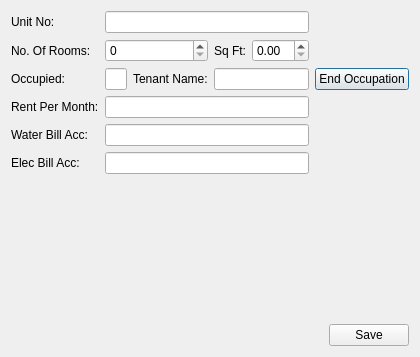
<?xml version="1.0" encoding="UTF-8"?>
<ui version="4.0">
 <class>UnitsDialog</class>
 <widget class="QDialog" name="UnitsDialog">
  <property name="geometry">
   <rect>
    <x>0</x>
    <y>0</y>
    <width>415</width>
    <height>357</height>
   </rect>
  </property>
  <property name="windowTitle">
   <string>Rental Units</string>
  </property>
  <layout class="QVBoxLayout" name="verticalLayout">
   <item>
    <layout class="QGridLayout" name="gridLayout">
     <item row="2" column="3">
      <widget class="QLabel" name="lblTenant">
       <property name="text">
        <string>Tenant Name:</string>
       </property>
      </widget>
     </item>
     <item row="2" column="2">
      <widget class="QLineEdit" name="txtOccupied">
       <property name="readOnly">
        <bool>true</bool>
       </property>
      </widget>
     </item>
     <item row="2" column="4" colspan="2">
      <widget class="QLineEdit" name="txtTenantName">
       <property name="readOnly">
        <bool>true</bool>
       </property>
      </widget>
     </item>
     <item row="1" column="0" colspan="2">
      <widget class="QLabel" name="label_2">
       <property name="text">
        <string>No. Of Rooms:</string>
       </property>
      </widget>
     </item>
     <item row="5" column="0" colspan="2">
      <widget class="QLabel" name="label_7">
       <property name="text">
        <string>Elec Bill Acc:</string>
       </property>
      </widget>
     </item>
     <item row="0" column="2" colspan="4">
      <widget class="QLineEdit" name="txtUnitNo"/>
     </item>
     <item row="3" column="0" colspan="2">
      <widget class="QLabel" name="label_5">
       <property name="text">
        <string>Rent Per Month:</string>
       </property>
      </widget>
     </item>
     <item row="0" column="0" colspan="2">
      <widget class="QLabel" name="label">
       <property name="text">
        <string>Unit No:</string>
       </property>
      </widget>
     </item>
     <item row="4" column="0" colspan="2">
      <widget class="QLabel" name="label_6">
       <property name="text">
        <string>Water Bill Acc:</string>
       </property>
      </widget>
     </item>
     <item row="5" column="2" colspan="4">
      <widget class="QLineEdit" name="txtElecBillAcc"/>
     </item>
     <item row="3" column="2" colspan="4">
      <widget class="QLineEdit" name="txtMonthlyRent"/>
     </item>
     <item row="1" column="2" colspan="2">
      <widget class="QSpinBox" name="spNoOfRooms"/>
     </item>
     <item row="1" column="5">
      <widget class="QDoubleSpinBox" name="spSqFt"/>
     </item>
     <item row="1" column="4">
      <widget class="QLabel" name="label_3">
       <property name="text">
        <string>Sq Ft:</string>
       </property>
      </widget>
     </item>
     <item row="4" column="2" colspan="4">
      <widget class="QLineEdit" name="txtWaterBillAc"/>
     </item>
     <item row="2" column="0" colspan="2">
      <widget class="QLabel" name="label_8">
       <property name="text">
        <string>Occupied:</string>
       </property>
      </widget>
     </item>
     <item row="2" column="6">
      <widget class="QPushButton" name="cmdEndOccupation">
       <property name="text">
        <string>End Occupation</string>
       </property>
      </widget>
     </item>
    </layout>
   </item>
   <item>
    <spacer name="verticalSpacer">
     <property name="orientation">
      <enum>Qt::Vertical</enum>
     </property>
     <property name="sizeHint" stdset="0">
      <size>
       <width>20</width>
       <height>63</height>
      </size>
     </property>
    </spacer>
   </item>
   <item>
    <layout class="QHBoxLayout" name="horizontalLayout">
     <item>
      <spacer name="horizontalSpacer">
       <property name="orientation">
        <enum>Qt::Horizontal</enum>
       </property>
       <property name="sizeHint" stdset="0">
        <size>
         <width>40</width>
         <height>20</height>
        </size>
       </property>
      </spacer>
     </item>
     <item>
      <widget class="QPushButton" name="cmdSave">
       <property name="text">
        <string>Save</string>
       </property>
      </widget>
     </item>
    </layout>
   </item>
  </layout>
 </widget>
 <resources/>
 <connections/>
</ui>
